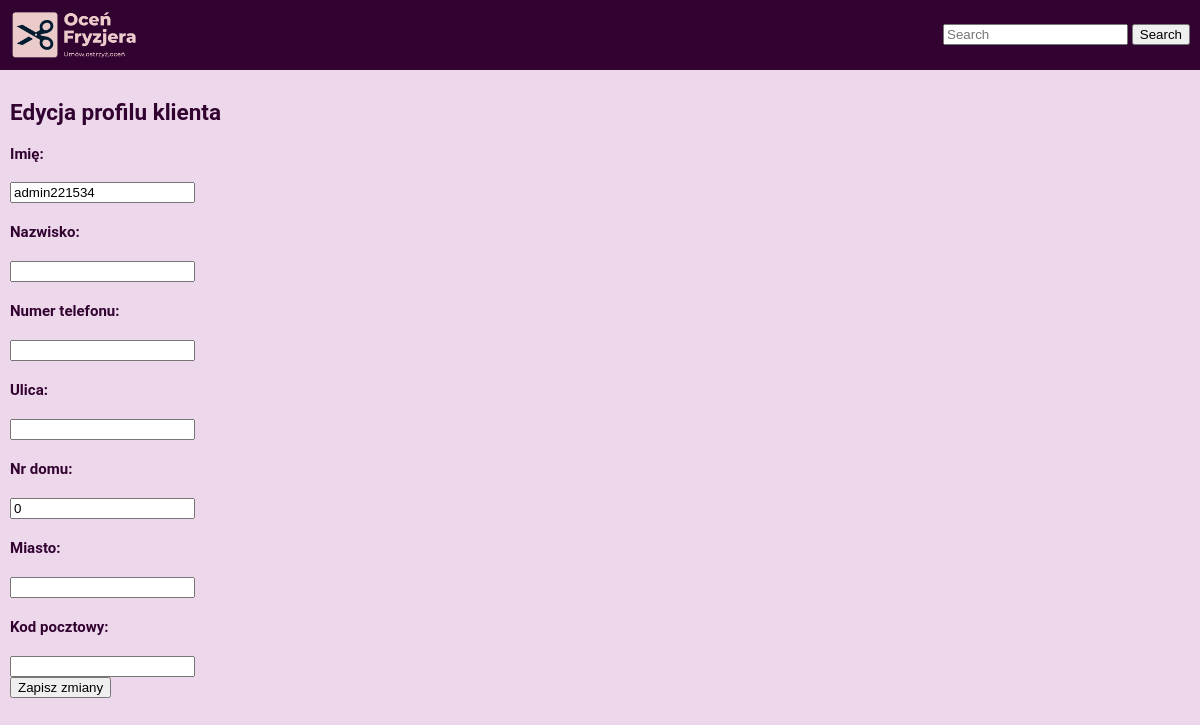
Page /edytuj_klienta/5 on the earlier database version.
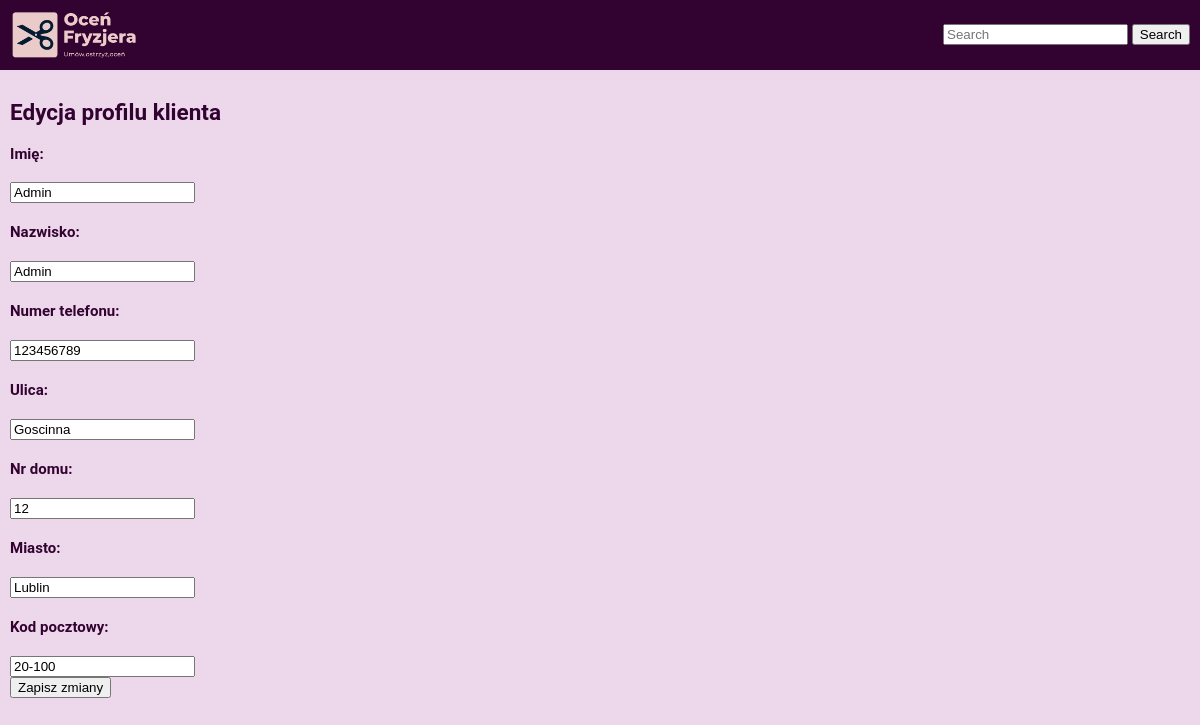
Same page on the later database version.
### main/models.py (models this page shows, shortened)
class Klient(models.Model):
    imie = models.CharField(max_length=50, null=True)
    nazwisko = models.CharField(max_length=50, null=True)
    user = models.ForeignKey(User, on_delete=models.CASCADE, related_name='klient')
    staly_klient = models.BooleanField(default=False, null=True)
    nr_telefonu = models.CharField(max_length=20, null=True, blank=True)
    ulica = models.CharField(max_length=50, blank=True, null=True)
    nr_domu = models.IntegerField(default=0, blank=True, null=True)
    miasto = models.CharField(max_length=50, null=True)
    kod_pocztowy = models.CharField(max_length=20, null=True)

### main/views.py (the view)
def edytuj_klienta(request, id):
    context = {}
    profile = Klient.objects.all().filter(id=id).first()
    ClientForm = KlientUpdateForm(instance=profile)
    if request.method == 'POST':
        ClientForm = KlientUpdateForm(request.POST, instance=profile)
        if ClientForm.is_valid():
            ClientForm.save()
        return redirect('/')
    context = {
        'profile': profile,
        'ClientForm': ClientForm,
    }
    return render(request, 'main/edytuj_klienta.html', context)

### main/forms.py
class KlientUpdateForm(forms.ModelForm):
    class Meta:
        model = Klient
        fields = ('imie', 'nazwisko', 'nr_telefonu', 'ulica', 'nr_domu', 'miasto', 'kod_pocztowy')

### main/templates/main/edytuj_klienta.html (shortened to what this page needs)
{% extends 'main/base.html' %}
{% block content %}
<div>
        <h2>Edycja profilu klienta</h2>
        <form method="POST">
                <div class="input-group mb-3">
                        <h4>Imię: </h4>{{ClientForm.imie}}
                </div>
                <div class="input-group mb-2">
                        <h4>Nazwisko: </h4>{{ClientForm.nazwisko}}
                </div>
                <div class="input-group mb-2">
                        <h4>Numer telefonu: </h4>{{ClientForm.nr_telefonu}}
                </div>
                <div class="input-group mb-2">
                        <h4>Ulica: </h4>{{ClientForm.ulica}}
                </div>
                <div class="input-group mb-2">
                        <h4>Nr domu: </h4>{{ClientForm.nr_domu}}
                </div>
                <div class="input-group mb-2">
                        <h4>Miasto: </h4>{{ClientForm.miasto}}
                </div>
                <div class="input-group mb-2">
                        <h4>Kod pocztowy: </h4>{{ClientForm.kod_pocztowy}}
                </div>
                <button type="submit">Zapisz zmiany</button>
        </form>
</div>
{% endblock %}

### main/templates/main/base.html (shortened to what this page needs)
<!DOCTYPE html>
<html lang="pl">
<head>
        {% load static %}
        <link rel="stylesheet" href="{% static 'ocen_fryzjera/style.css' %}" type="text/css">
</head>
<body>
        <div class="header">
                <a href="{% url 'home' %}"><img class="logo_small" src="{% static 'ocen_fryzjera/logo.png' %}"></a>
                <form class = "d-flex" method="GET" action="{% url 'search' %}">
                        <input class="form-control me-2"
                               type="search"
                               placeholder="Search"
                               aria-label="Search"
                               name="searched">
                        <button class="btn btn-outline-secondary" type="Submit">Search</button>
                </form>
        </div>
        <div class="main_part">
                {% block content %}
                {% endblock %}
        </div>
</body>
</html>

### main/static/ocen_fryzjera/style.css (style rules this page uses)
body { color: #320331; background-color: #edd8eb; margin: 0; padding: 0; font-size: 15px; font-family: "Roboto", "Lucida Grande", "DejaVu Sans", "Bitstream Vera Sans", Verdana, Arial, sans-serif; }
img.logo_small { float: left; width: 26%; height: 26%; }
div.header { width: auto; height: auto; display: flex; justify-content: space-between; align-items: center; padding: 10px 10px; background: #320331; color: #edd8eb; overflow: hidden; }
div.main_part { padding: 10px 10px; }
a:link, a:visited { color: #741196; text-decoration:none; }

Differences in the rows shown:
changed Klient: imie "admin221534" → "Admin"; nazwisko (not shown) → "Admin"; nr_telefonu (not shown) → "123456789"; ulica (not shown) → "Goscinna"; nr_domu "0" → "12"; miasto (not shown) → "Lublin"; kod_pocztowy (not shown) → "20-100"
